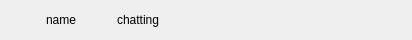
<?xml version="1.0" encoding="UTF-8"?>
<ui version="4.0">
 <class>PerChatting</class>
 <widget class="QWidget" name="PerChatting">
  <property name="geometry">
   <rect>
    <x>0</x>
    <y>0</y>
    <width>412</width>
    <height>40</height>
   </rect>
  </property>
  <property name="sizePolicy">
   <sizepolicy hsizetype="Preferred" vsizetype="MinimumExpanding">
    <horstretch>0</horstretch>
    <verstretch>0</verstretch>
   </sizepolicy>
  </property>
  <property name="maximumSize">
   <size>
    <width>16777215</width>
    <height>40</height>
   </size>
  </property>
  <property name="windowTitle">
   <string>Form</string>
  </property>
  <layout class="QHBoxLayout" name="horizontalLayout">
   <item>
    <widget class="QLabel" name="nameLabel">
     <property name="sizePolicy">
      <sizepolicy hsizetype="Maximum" vsizetype="Preferred">
       <horstretch>0</horstretch>
       <verstretch>0</verstretch>
      </sizepolicy>
     </property>
     <property name="maximumSize">
      <size>
       <width>100</width>
       <height>16777215</height>
      </size>
     </property>
     <property name="text">
      <string>name</string>
     </property>
     <property name="alignment">
      <set>Qt::AlignmentFlag::AlignCenter</set>
     </property>
    </widget>
   </item>
   <item>
    <widget class="QLabel" name="chattingLabel">
     <property name="sizePolicy">
      <sizepolicy hsizetype="Maximum" vsizetype="MinimumExpanding">
       <horstretch>0</horstretch>
       <verstretch>0</verstretch>
      </sizepolicy>
     </property>
     <property name="maximumSize">
      <size>
       <width>500</width>
       <height>16777215</height>
      </size>
     </property>
     <property name="text">
      <string>chatting</string>
     </property>
     <property name="wordWrap">
      <bool>true</bool>
     </property>
    </widget>
   </item>
  </layout>
 </widget>
 <resources/>
 <connections/>
</ui>
